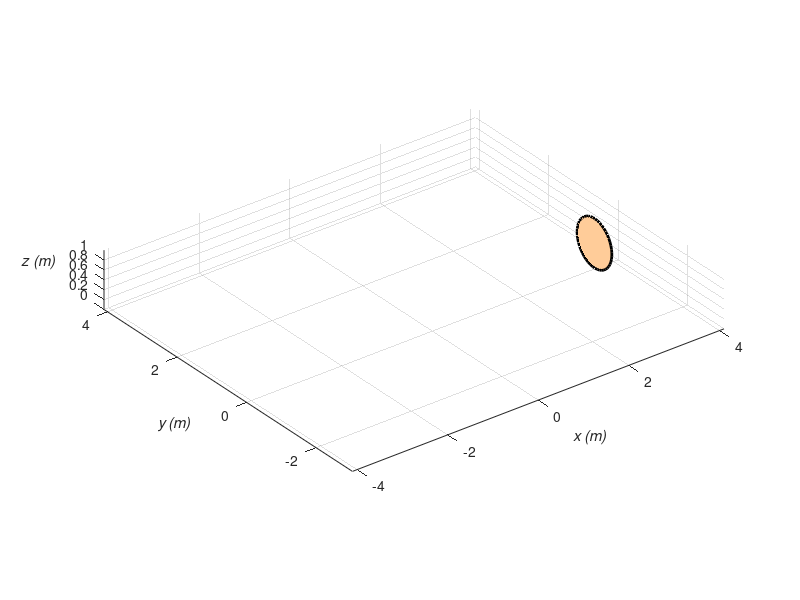

MATLAB code for this plot: (Note: this script raises an error after producing the figure.)
clear all %#ok<CLALL>
close all
clc

T = 5; % Time of the simulation (s)
dt = 0.01; % Time step (s)
N = T/dt;

x = zeros(N, 1);
y = zeros(N, 1);
z = zeros(N, 1);
phi = zeros(N, 1);
theta = zeros(N, 1);

% Disk
R = 0.5; % Radius (m)
sides = 48;
angle = linspace(0, 2*pi, sides)';
circ1 = R*cos(angle);
circ2 = R*sin(angle) + R;
xDisk = zeros(sides,N);
yDisk = zeros(sides,N);
zDisk = zeros(sides,N);

% Initial conditions
x0 = 0;
y0 = 0;
phi0 = pi/2;
theta0 = 0;
omega = pi/4;
Omega = 4*sqrt(2);
phi(1) = phi0;
for t = 1:N
    x(t) = (Omega/omega)*R*sin(omega*t*dt + phi0) + x0;
    y(t) = -(Omega/omega)*R*cos(omega*t*dt + phi0) + y0;
    phi(t) = omega*t*dt + phi0;
    theta(t) = Omega*t*dt + theta0;
    % TODO: apply rotation matrices
    xDisk(:,t) = x(t) + zeros(sides, 1);
    yDisk(:,t) = y(t) + circ1;
    zDisk(:,t) = z(t) + circ2;
end

% Setup video
figure
set(gcf, 'color', 'w')
plot3(x(1), y(1), 0);
xlabel('\itx (m)')
ylabel('\ity (m)')
zlabel('\itz (m)            ', 'rotation', 0)
axis equal
xlim([min(x)-R, max(x)+R])
ylim([min(y)-R, max(y)+R])
zlim([0, 1.2*(2*R)])
grid on

path = line('xdata', x(1:1), 'ydata', y(1:1), 'zdata', z(1:1), 'color', 'b', 'linewidth', 2);
disk = patch('xdata', xDisk(:,1), 'ydata', yDisk(:,1), 'zdata', zDisk(:,1), 'facecolor', [1, 0.8, 0.6], 'linewidth', 2);

animation = VideoWriter('vertical-rolling-disk.avi');
animation.FrameRate = 1/dt;
open(animation);

for t = 1:N
    set(path, 'xdata', x(1:t), 'ydata', y(1:t), 'zdata', z(1:t));
    set(disk, 'xdata', xDisk(:,t), 'ydata', yDisk(:,t), 'zdata', zDisk(:,t));
    drawnow
    writeVideo(animation, getframe(gcf));
end 

close(animation);
